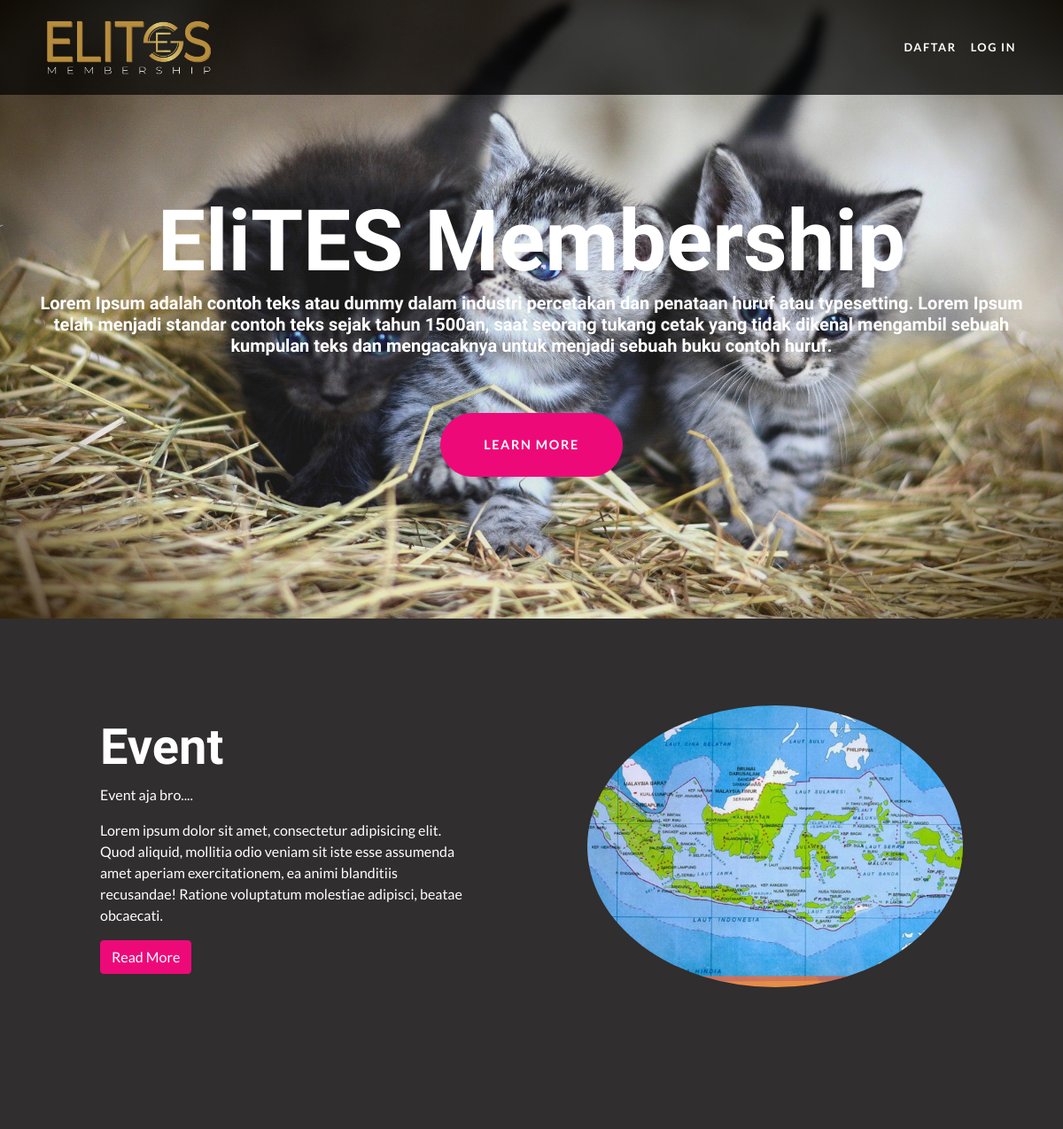
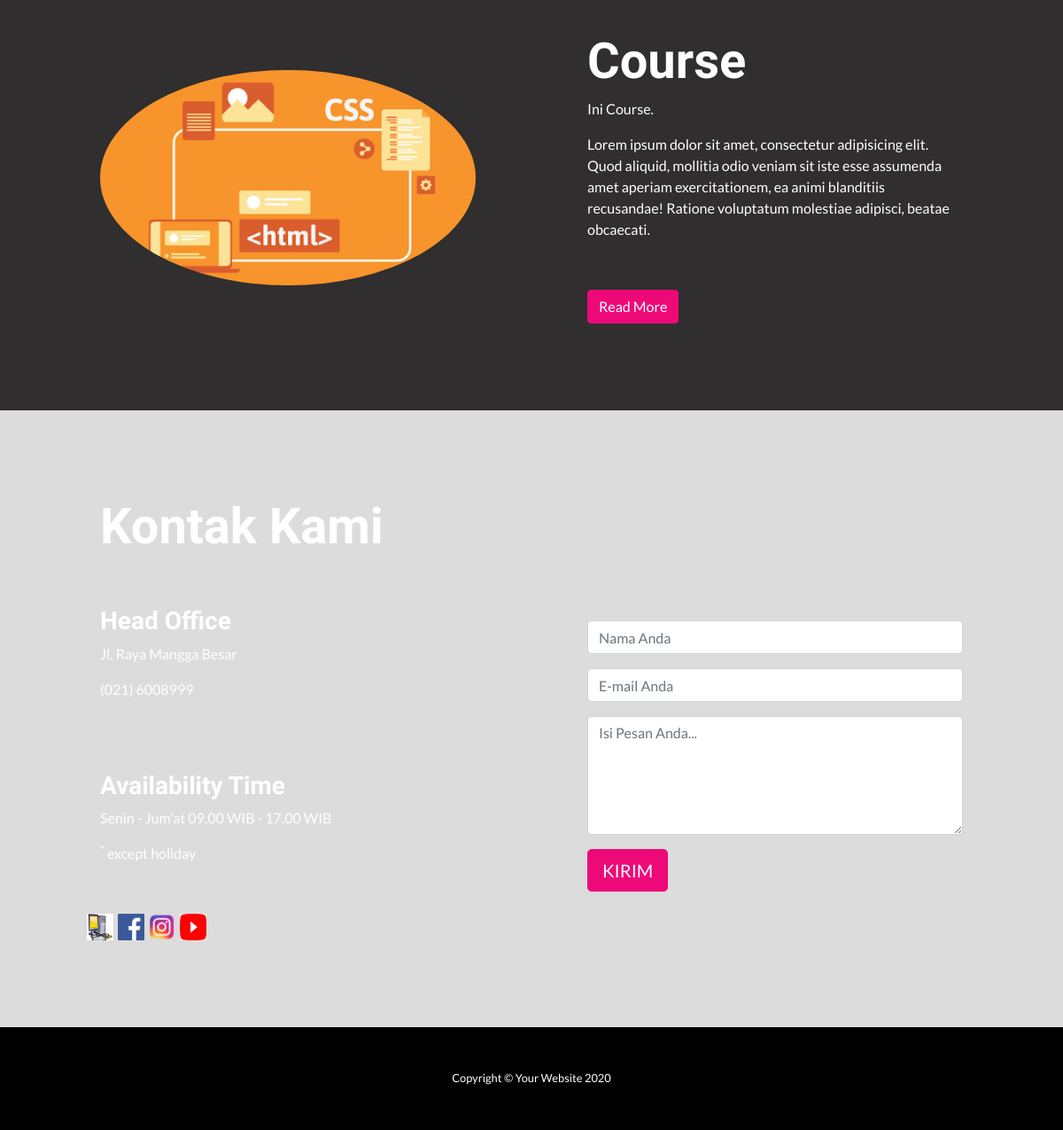
The page / on the database its author committed (2 pictures, top to bottom).
### tables this page shows
CREATE TABLE `info` (
  `id_info` int(11) NOT NULL,
  `jenis_info` varchar(50) NOT NULL,
  `deskripsi` text NOT NULL,
  `tgl_info` date NOT NULL,
  `foto_info` varchar(100) NOT NULL,
  `id_user` int(11) NOT NULL
);

CREATE TABLE `sosmed` (
  `id_sosmed` int(11) NOT NULL,
  `nama_sosmed` varchar(50) NOT NULL,
  `link_sosmed` varchar(50) NOT NULL,
  `logo_sosmed` varchar(100) NOT NULL
);

### fungsional/data/isiData.php (called while the page is built, shortened)
<?php
    class isiData extends konfigurasi
    {
        public function hitungData($q)
        {
            $hitung = mysqli_num_rows($q);
            return $hitung;
        }
        public function eksekusiSQL($sqlnya)
        {
            $sambungannya=parent::sambungkan();
            $que = mysqli_query($sambungannya, $sqlnya);
            return $que;
        }
    }
?>

### fungsional/data/konfigurasi.php (called while the page is built, shortened)
<?php
    class konfigurasi
    {
        function sambungkan()
        {
            include './fungsional/data/koneksi.php';
            $sambungan = mysqli_connect($server, $username, $password, $database);
            if ($sambungan)
            {
                return $sambungan;
            }
            else
            {
                echo
                "
                    <h1>Gagal Konek database</h1>
                ";
            }
        }
    }
?>

### fungsional/konfig/kontak-kami.php (the view, shortened to what this page needs)
<?php
$event = $crud->eksekusiSQl("SELECT *FROM info
                                    WHERE jenis_info='Kontak Kami'
                                    ");
foreach ($event as $ev) {
  $jenis = $ev['jenis_info'];
  $desk  = $ev['deskripsi'];
  $foto  = $ev['foto_info'];
  if ($foto == 'Kosong') {
    $box = "";
  } else {
    $tujuan = "./foto/$foto";
    $box =
      "<img class='img-fluid rounded-circle' src='$tujuan' alt='$jenis'>";
  }
}
?>
<section style="background-color: gainsboro;">
  <div class="container">
    <div class="row align-items-center">
      <div class="col-lg-6 order-lg-1">
        <div class="p-5">
          <h2 class="display-4""><?php echo $jenis; ?></h2>
          <br><br>
          <?php echo $desk; ?>
          <div class="row">
            <?php
              $perintah = $crud->eksekusiSQl("SELECT *FROM sosmed");
              $hitung   = $crud->hitungData($perintah);
              if ($hitung == 0) {
                pesanKosong();
              } else {
                foreach ($perintah as $a) {
                  $nama  = $a['nama_sosmed'];
                  $link  = $a['link_sosmed'];
                  $foto  = $a['logo_sosmed'];
                  if ($foto == '') {
                    $gambar = "<img class='rounded-circle' src='./img/nofoto.png'>";
                    $box = "$gambar";
                  } else {
                    $tujuan = "./foto/sosmed/$foto";
                    $box =
                      "
                                                      <img title='$nama' style='margin-right:5px;' src='$tujuan' width='30' height='30'>
                                      ";
                  }
                  echo
                  "
                      <a href='$link' target='_blank'>$box</a>
                  ";
                }
              }
            ?>
          </div>
        </div>
      </div>
      <div class=" col-lg-6 order-lg-2">
            <div class="p-5">
              <form action="?hal=kontak-respon" method="post" style="margin-top: 100px;">
                <p>
                  <input class="form-control" type="text" name="nama" placeholder="Nama Anda" required>
                </p>
                <p>
                  <input class="form-control" type="email" name="email" placeholder="E-mail Anda" required>
                </p>
                <p>
                  <textarea name="pesan" class="form-control" placeholder="Isi Pesan Anda..." rows="5" required></textarea>
                </p>
                <p>
                  <button type="submit" class="btn btn-primary btn-lg">KIRIM</button>
                </p>
              </form>
            </div>
        </div>
      </div>
    </div>
</section>

### fungsional/halm/homeUmum.php (shortened to what this page needs)
<?php
include './fungsional/konfig/header.php';
$event = $crud->eksekusiSQl("SELECT *FROM info
                                        WHERE jenis_info='EliTES Membership'
                                        ");
foreach ($event as $ev) {
  $jenis = $ev['jenis_info'];
  $desk = $ev['deskripsi'];
}
?>
<header class="masthead gambar-bg text-center text-white ">
  <div class="masthead-content">
    <div class="container">
      <h1 class="masthead-heading mb-0"><?php echo $jenis; ?></h1>
      <h5><?php echo $desk; ?></h5>
      <a href="?hal=kontak-kami" class="btn btn-primary btn-xl rounded-pill mt-5">Learn More</a>
    </div>
  </div>
  <div class="bg-circle-1 bg-circle"></div>
  <div class="bg-circle-2 bg-circle"></div>
  <div class="bg-circle-3 bg-circle"></div>
  <div class="bg-circle-4 bg-circle"></div>
</header>
<section>
  <?php
  $event = $crud->eksekusiSQl("SELECT *FROM info
                                        WHERE jenis_info='Event'
                                        ");
  foreach ($event as $ev) {
    $jenis = $ev['jenis_info'];
    $desk  = $ev['deskripsi'];
    $foto  = $ev['foto_info'];
    if ($foto == 'Kosong') {
      $box = "";
    } else {
      $tujuan = "./foto/$foto";
      $box =
        "<img class='img-fluid rounded-circle' src='$tujuan' alt='$jenis'>";
    }
  }
  ?>
  <div class="container">
    <div class="row align-items-center">
      <div class="col-lg-6 order-lg-2">
        <div class="p-5">
          <?php echo $box; ?>
        </div>
      </div>
      <div class="col-lg-6 order-lg-1">
        <div class="p-5">
          <h2 class="display-4"><?php echo $jenis; ?></h2>
          <?php echo $desk; ?>
          <a href="?hal=event" class="btn btn-primary">Read More</a>
        </div>
      </div>
    </div>
  </div>
</section>
<section>
  <?php
  $event = $crud->eksekusiSQl("SELECT *FROM info
                                        WHERE jenis_info='Course'
                                        ");
  foreach ($event as $ev) {
    $jenis = $ev['jenis_info'];
    $desk  = $ev['deskripsi'];
    $foto  = $ev['foto_info'];
    if ($foto == 'Kosong') {
      $box = "";
    } else {
      $tujuan = "./foto/$foto";
      $box =
        "<img class='img-fluid rounded-circle' src='$tujuan' alt='$jenis'>";
    }
  }
  ?>
  <div class="container">
    <div class="row align-items-center">
      <div class="col-lg-6">
        <div class="p-5">
          <?php echo $box; ?>
        </div>
      </div>
      <div class="col-lg-6">
        <div class="p-5">
          <h2 class="display-4"><?php echo $jenis; ?></h2>
          <?php
          echo $desk;
          echo $course;
          ?>
        </div>
      </div>
    </div>
  </div>
</section>
<?php
include './fungsional/konfig/kontak-kami.php';
include './fungsional/konfig/footer.php';
?>

### css/danny-design.css (style rules this page uses)
.gambar-bg { background-image: url('../img/kopi.jpg'); }

### css/tampilan.css (style rules this page uses)
body { background-color: #302e2e; color: white; }
section { padding: 50px; }

### rows shown on the page
info: jenis_info "EliTES Membership", deskripsi "Lorem Ipsum adalah contoh teks atau dummy dalam industri percetakan dan penataan huruf atau typesetting. Lorem Ipsum telah menjadi standar contoh teks sejak tahun 1500an, saat seorang tukang cetak yang tidak dikenal mengambil sebuah kumpulan teks dan mengacaknya untuk menjadi sebuah buku contoh huruf."
info: foto_info+jenis_info (picture), jenis_info "Event", deskripsi "Event aja bro.... Lorem ipsum dolor sit amet, consectetur adipisicing elit. Quod aliquid, mollitia odio veniam sit iste esse assumenda amet aperiam exercitationem, ea animi blanditiis recusandae! Ratione voluptatum molestiae adipisci, beatae obcaecati."
info: foto_info (picture), jenis_info "Course", deskripsi "Ini Course. Lorem ipsum dolor sit amet, consectetur adipisicing elit. Quod aliquid, mollitia odio veniam sit iste esse assumenda amet aperiam exercitationem, ea animi blanditiis recusandae! Ratione voluptatum molestiae adipisci, beatae obcaecati."
info: jenis_info "Kontak Kami", deskripsi "Head Office Jl. Raya Mangga Besar (021) 6008999 Availability Time Senin - Jum'at 09.00 WIB - 17.00 WIB * except holiday"
sosmed: logo_sosmed (picture)
sosmed: logo_sosmed (picture)
sosmed: logo_sosmed (picture)
sosmed: logo_sosmed (picture)
